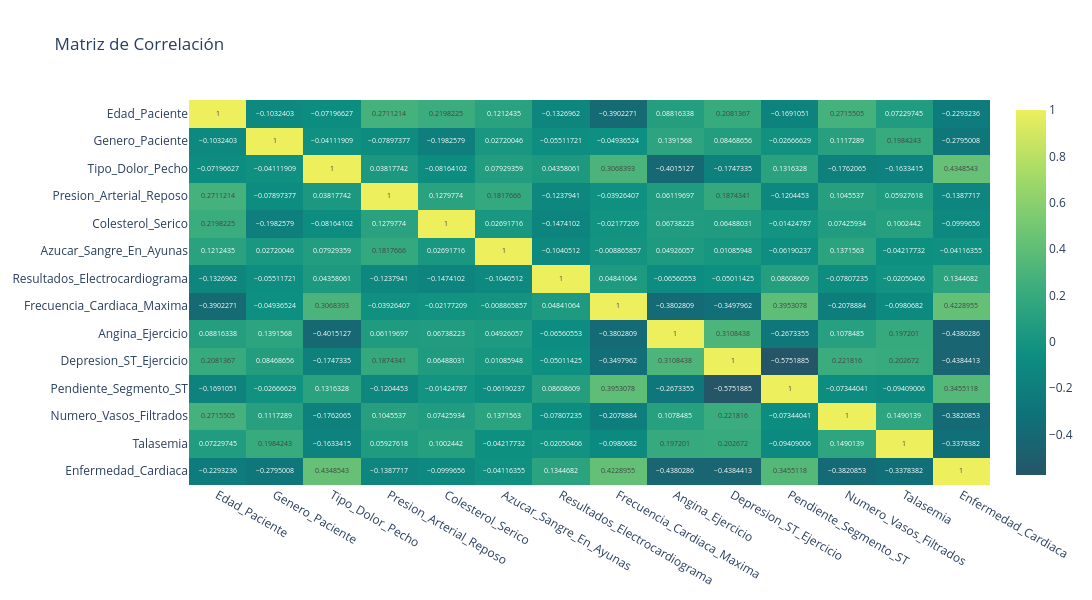

The notebook cell saved with this chart:
### Markdown cell above
**CONCLUSIÓN:** En el histograma se puede observar que gran parte de los pacientes en el dataset se encuentran entre los 54 a 60 años de edad, y esos son los que más sufren de enfermedades cardiacas.

### Code cell
# GENERAR UNA MATRIZ DE CORRELACION PARA VER LAS RELACIONES ENTRE LAS VARIABLES CON PLOTLY
matriz_correlacion = df_salud.corr()
fig = px.imshow(
    matriz_correlacion,
    text_auto=True,
    aspect="auto",
    color_continuous_scale="aggrnyl",
    title="Matriz de Correlación",
)

# AÑADIR DIMENSIONES (ANCHO Y ALTO) AL GRÁFICO
fig.update_layout(
    width=1460,
    height=600,
)

fig.show()

### Figure 1 — Plotly figure (JSON) as saved in the notebook; plotly's stock layout.template omitted (floating-point values rounded to 4 significant figures; data arrays with more than 128 entries replaced by an {"elided": "..."} marker saying what was removed)
{"data": [{"coloraxis": "coloraxis", "hovertemplate": "x: %{x}<br>y: %{y}<br>color: %{z}<extra></extra>", "name": "0", "texttemplate": "%{z}", "type": "heatmap", "x": ["Edad_Paciente", "Genero_Paciente", "Tipo_Dolor_Pecho", "Presion_Arterial_Reposo", "Colesterol_Serico", "Azucar_Sangre_En_Ayunas", "Resultados_Electrocardiograma", "Frecuencia_Cardiaca_Maxima", "Angina_Ejercicio", "Depresion_ST_Ejercicio", "Pendiente_Segmento_ST", "Numero_Vasos_Filtrados", "Talasemia", "Enfermedad_Cardiaca"], "xaxis": "x", "y": ["Edad_Paciente", "Genero_Paciente", "Tipo_Dolor_Pecho", "Presion_Arterial_Reposo", "Colesterol_Serico", "Azucar_Sangre_En_Ayunas", "Resultados_Electrocardiograma", "Frecuencia_Cardiaca_Maxima", "Angina_Ejercicio", "Depresion_ST_Ejercicio", "Pendiente_Segmento_ST", "Numero_Vasos_Filtrados", "Talasemia", "Enfermedad_Cardiaca"], "yaxis": "y", "z": {"elided": "14x14 float values"}}], "layout": {"coloraxis": {"colorscale": [[0, "rgb(36, 86, 104)"], [0.1667, "rgb(15, 114, 121)"], [0.3333, "rgb(13, 143, 129)"], [0.5, "rgb(57, 171, 126)"], [0.6667, "rgb(110, 197, 116)"], [0.8333, "rgb(169, 220, 103)"], [1, "rgb(237, 239, 93)"]]}, "height": 600, "title": {"text": "Matriz de Correlación"}, "width": 1460, "xaxis": {"anchor": "y", "domain": [0, 1]}, "yaxis": {"anchor": "x", "autorange": "reversed", "domain": [0, 1]}}}
